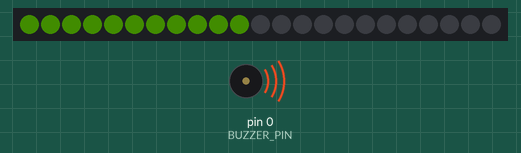
Recording of a sketch running on a simulated Arduino Uno, built with avr-gcc and run on an emulated ATmega328P. Parts: 23 RGB LEDs in strip order, left to right, buzzer (waves = sounding). Dim RGB values are drawn brighter than linear; random numbers use the default seed unless the sketch sets one.

Above: at 2.96 s.
At 3.41 s:
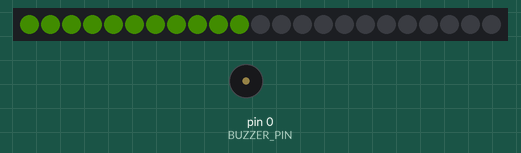
At 17.84 s:
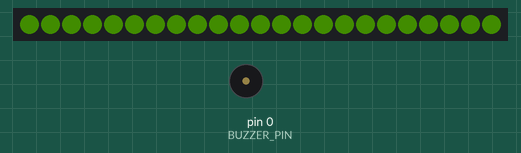
At 39.02 s:
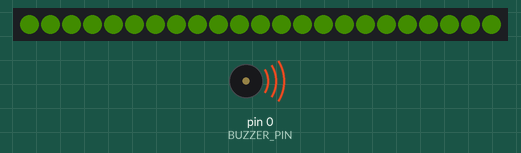
Timing chart, 0 to 40.0 s (numbered marks = the images above):
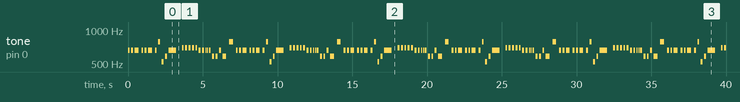

The sketch:

christmas-card-1.ino
```cpp
#include <FastLED.h>

#define LED_PIN     3
#define NUM_LEDS    23
#define BRIGHTNESS  16
#define LED_TYPE    WS2811
#define COLOR_ORDER GRB
#define BUZZER_PIN  0

// Jingle bells notes
#define NOTE_B0  31
#define NOTE_C1  33
#define NOTE_CS1 35
#define NOTE_D1  37
#define NOTE_DS1 39
#define NOTE_E1  41
#define NOTE_F1  44
#define NOTE_FS1 46
#define NOTE_G1  49
#define NOTE_GS1 52
#define NOTE_A1  55
#define NOTE_AS1 58
#define NOTE_B1  62
#define NOTE_C2  65
#define NOTE_CS2 69
#define NOTE_D2  73
#define NOTE_DS2 78
#define NOTE_E2  82
#define NOTE_F2  87
#define NOTE_FS2 93
#define NOTE_G2  98
#define NOTE_GS2 104
#define NOTE_A2  110
#define NOTE_AS2 117
#define NOTE_B2  123
#define NOTE_C3  131
#define NOTE_CS3 139
#define NOTE_D3  147
#define NOTE_DS3 156
#define NOTE_E3  165
#define NOTE_F3  175
#define NOTE_FS3 185
#define NOTE_G3  196
#define NOTE_GS3 208
#define NOTE_A3  220
#define NOTE_AS3 233
#define NOTE_B3  247
#define NOTE_C4  262
#define NOTE_CS4 277
#define NOTE_D4  294
#define NOTE_DS4 311
#define NOTE_E4  330
#define NOTE_F4  349
#define NOTE_FS4 370
#define NOTE_G4  392
#define NOTE_GS4 415
#define NOTE_A4  440
#define NOTE_AS4 466
#define NOTE_B4  494
#define NOTE_C5  523
#define NOTE_CS5 554
#define NOTE_D5  587
#define NOTE_DS5 622
#define NOTE_E5  659
#define NOTE_F5  698
#define NOTE_FS5 740
#define NOTE_G5  784
#define NOTE_GS5 831
#define NOTE_A5  880
#define NOTE_AS5 932
#define NOTE_B5  988
#define NOTE_C6  1047
#define NOTE_CS6 1109
#define NOTE_D6  1175
#define NOTE_DS6 1245
#define NOTE_E6  1319
#define NOTE_F6  1397
#define NOTE_FS6 1480
#define NOTE_G6  1568
#define NOTE_GS6 1661
#define NOTE_A6  1760
#define NOTE_AS6 1865
#define NOTE_B6  1976
#define NOTE_C7  2093
#define NOTE_CS7 2217
#define NOTE_D7  2349
#define NOTE_DS7 2489
#define NOTE_E7  2637
#define NOTE_F7  2794
#define NOTE_FS7 2960
#define NOTE_G7  3136
#define NOTE_GS7 3322
#define NOTE_A7  3520
#define NOTE_AS7 3729
#define NOTE_B7  3951
#define NOTE_C8  4186
#define NOTE_CS8 4435
#define NOTE_D8  4699
#define NOTE_DS8 4978

CRGB leds[NUM_LEDS];
uint8_t startLed = 0;
uint8_t color = 0;
char notes[] = "eeeeeeegcde fffffeeeeddedg";
uint8_t duration[] = {1, 1, 2, 1, 1, 2, 1, 1, 1, 1, 2, 1, 1, 1, 1, 1, 1, 1, 1, 1, 1, 1, 1, 1, 2, 2};
uint8_t startTone = 0;

// Melodia Jingle Bells
int melodyJingleBells[] = {
  NOTE_E5, NOTE_E5, NOTE_E5,
  NOTE_E5, NOTE_E5, NOTE_E5,
  NOTE_E5, NOTE_G5, NOTE_C5, NOTE_D5,
  NOTE_E5,
  NOTE_F5, NOTE_F5, NOTE_F5, NOTE_F5,
  NOTE_F5, NOTE_E5, NOTE_E5, NOTE_E5, NOTE_E5,
  NOTE_E5, NOTE_D5, NOTE_D5, NOTE_E5,
  NOTE_D5, NOTE_G5
};

// Pausas asociadas a la melodia
int timeJingleBells[] = {
  8, 8, 4,
  8, 8, 4,
  8, 8, 8, 8,
  2,
  8, 8, 8, 8,
  8, 8, 8, 16, 16,
  8, 8, 8, 8,
  4, 4
};

int noteDuration = 0;
int pauseBetweenNotes = 0;
int sizeMelody = sizeof(melodyJingleBells)/sizeof(int);

void setup() {
  pinMode(BUZZER_PIN, OUTPUT);
  FastLED.addLeds<LED_TYPE, LED_PIN, COLOR_ORDER>(leds, NUM_LEDS).setCorrection(TypicalLEDStrip);
  FastLED.setBrightness(BRIGHTNESS);
  color = random8();
  //Serial.begin(9600);
}

void loop()
{
  leds[startLed] = ColorFromPalette(RainbowColors_p, color);
  startLed++; /* motion speed */
  if (startLed > 23) {
    startLed = 0;
    //startTone = 0;
    color = random8();
    //Serial.println(color);
    fill_solid(leds, NUM_LEDS, CRGB::Black);
  }
  FastLED.show();

  noteDuration = 1000 / timeJingleBells[startTone];
  tone(BUZZER_PIN, melodyJingleBells[startTone], noteDuration);
  pauseBetweenNotes = noteDuration * 1.80;
  delay(pauseBetweenNotes);
  startTone++;
  if (startTone >= sizeMelody) startTone = 0;

}
```

Measured:
- by itself, tone on pin 0 (BUZZER_PIN): plays 659 Hz for 0.13 s, 659 Hz for 0.13 s, 659 Hz for 0.25 s, 659 Hz for 0.13 s, 659 Hz for 0.13 s, 659 Hz for 0.25 s … (143 notes in this stretch)
